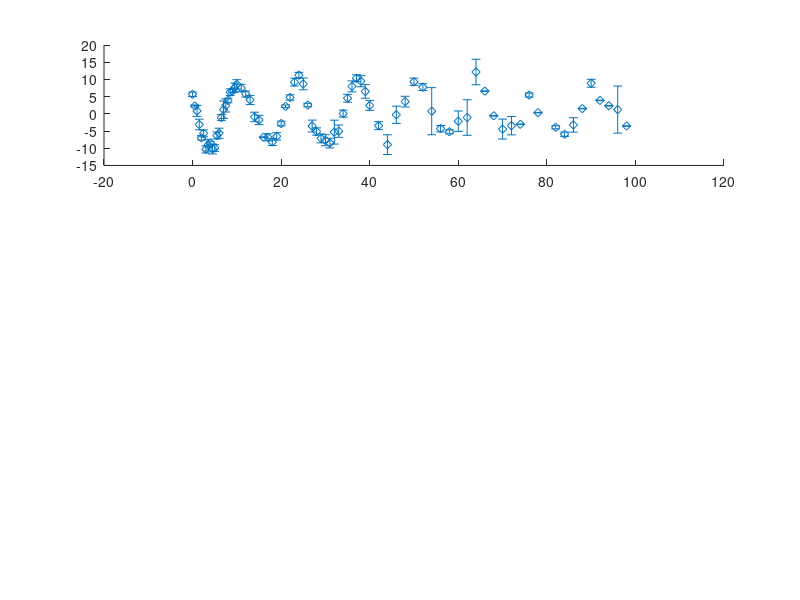

Recreate this plot in MATLAB. (Note: this script raises an error after producing the figure.)

load('dataToExport.mat')

for idx = 1:18
    figure(1),clf;
    subplot(3,1,1);
    e = errorbar(dataToExport.K_time(idx,:),dataToExport.K_vel(idx,:),dataToExport.K_vel_std(idx,:),'d','MarkerSize',1.2*8,'CapSize',0,'LineWidth',2 );
    
    title(['K velovity: a_{BF} = ' num2str(dataToExport.aBFs(idx)) ' a_{Bohr}'])
    ylabel('velocity (\mum/ms)');
    xlabel('time (ms)');
    set(gca, 'FontName', 'Arial')
    set(gca,'FontSize', 12);
    
    
    subplot(3,1,2);
    e = errorbar(dataToExport.Na_time(idx,:),dataToExport.Na_vel(idx,:),dataToExport.Na_vel_std(idx,:),'d','MarkerSize',1.2*8,'CapSize',0,'LineWidth',2 );
    
    title(['Na velovity: a_{BF} = ' num2str(dataToExport.aBFs(idx)) ' a_{Bohr}'])
    ylabel('velocity (\mum/ms)');
    xlabel('time (ms)');
    set(gca, 'FontName', 'Arial')
    set(gca,'FontSize', 12);
    
    subplot(3,1,3);
    e = errorbar(dataToExport.relVel_time(idx,:),dataToExport.relVel(idx,:),dataToExport.relVel_std(idx,:),'d','MarkerSize',1.2*8,'CapSize',0,'LineWidth',2 );
    hold on
    plot(xlim,[dataToExport.speedOfSound_array(idx),dataToExport.speedOfSound_array(idx)],'k--','LineWidth',2)
    plot(xlim,[-dataToExport.speedOfSound_array(idx),-dataToExport.speedOfSound_array(idx)],'k--','LineWidth',2)
    hold off
    
    
    title(['relative velocity: a_{BF} = ' num2str(dataToExport.aBFs(idx)) ' a_{Bohr}'])
    ylabel('velocity (\mum/ms)');
    xlabel('time (ms)');
    set(gca, 'FontName', 'Arial')
    set(gca,'FontSize', 12);
    
    waitforbuttonpress
end    